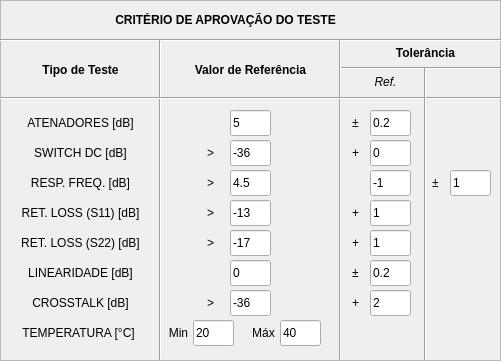
   <widget class="QFrame" name="frame_4">
    <property name="geometry">
     <rect>
      <x>800</x>
      <y>90</y>
      <width>501</width>
      <height>361</height>
     </rect>
    </property>
    <property name="frameShape">
     <enum>QFrame::StyledPanel</enum>
    </property>
    <property name="frameShadow">
     <enum>QFrame::Raised</enum>
    </property>
    <widget class="QLabel" name="label_21">
     <property name="geometry">
      <rect>
       <x>0</x>
       <y>10</y>
       <width>451</width>
       <height>20</height>
      </rect>
     </property>
     <property name="text">
      <string>&lt;html&gt;&lt;head/&gt;&lt;body&gt;&lt;p align=&quot;center&quot;&gt;&lt;span style=&quot; font-weight:600;&quot;&gt;CRITÉRIO DE APROVAÇÃO DO TESTE&lt;/span&gt;&lt;/p&gt;&lt;/body&gt;&lt;/html&gt;</string>
     </property>
    </widget>
    <widget class="QLineEdit" name="TEMP_MIN">
     <property name="geometry">
      <rect>
       <x>193</x>
       <y>320</y>
       <width>41</width>
       <height>26</height>
      </rect>
     </property>
     <property name="text">
      <string>20</string>
     </property>
    </widget>
    <widget class="QLineEdit" name="XTALK_REF">
     <property name="geometry">
      <rect>
       <x>230</x>
       <y>290</y>
       <width>41</width>
       <height>26</height>
      </rect>
     </property>
     <property name="text">
      <string>-36</string>
     </property>
    </widget>
    <widget class="QLineEdit" name="LINEARITY_REF">
     <property name="geometry">
      <rect>
       <x>230</x>
       <y>260</y>
       <width>41</width>
       <height>26</height>
      </rect>
     </property>
     <property name="text">
      <string>0</string>
     </property>
    </widget>
    <widget class="QLabel" name="label_22">
     <property name="geometry">
      <rect>
       <x>-2</x>
       <y>320</y>
       <width>161</width>
       <height>26</height>
      </rect>
     </property>
     <property name="text">
      <string>&lt;html&gt;&lt;head/&gt;&lt;body&gt;&lt;p align=&quot;center&quot;&gt;TEMPERATURA [°C]&lt;/p&gt;&lt;/body&gt;&lt;/html&gt;</string>
     </property>
    </widget>
    <widget class="QLabel" name="label_23">
     <property name="geometry">
      <rect>
       <x>0</x>
       <y>290</y>
       <width>161</width>
       <height>26</height>
      </rect>
     </property>
     <property name="text">
      <string>&lt;html&gt;&lt;head/&gt;&lt;body&gt;&lt;p align=&quot;center&quot;&gt;CROSSTALK [dB]&lt;/p&gt;&lt;/body&gt;&lt;/html&gt;</string>
     </property>
    </widget>
    <widget class="QLabel" name="label_24">
     <property name="geometry">
      <rect>
       <x>0</x>
       <y>260</y>
       <width>161</width>
       <height>26</height>
      </rect>
     </property>
     <property name="text">
      <string>&lt;html&gt;&lt;head/&gt;&lt;body&gt;&lt;p align=&quot;center&quot;&gt;LINEARIDADE [dB]&lt;/p&gt;&lt;/body&gt;&lt;/html&gt;</string>
     </property>
    </widget>
    <widget class="QLabel" name="label_25">
     <property name="geometry">
      <rect>
       <x>160</x>
       <y>40</y>
       <width>181</width>
       <height>61</height>
      </rect>
     </property>
     <property name="text">
      <string>&lt;html&gt;&lt;head/&gt;&lt;body&gt;&lt;p align=&quot;center&quot;&gt;&lt;span style=&quot; font-weight:600;&quot;&gt;Valor de Referência&lt;/span&gt;&lt;/p&gt;&lt;/body&gt;&lt;/html&gt;</string>
     </property>
    </widget>
    <widget class="QLabel" name="label_26">
     <property name="geometry">
      <rect>
       <x>340</x>
       <y>40</y>
       <width>171</width>
       <height>26</height>
      </rect>
     </property>
     <property name="text">
      <string>&lt;html&gt;&lt;head/&gt;&lt;body&gt;&lt;p align=&quot;center&quot;&gt;&lt;span style=&quot; font-weight:600;&quot;&gt;Tolerância&lt;/span&gt;&lt;/p&gt;&lt;/body&gt;&lt;/html&gt;</string>
     </property>
    </widget>
    <widget class="QLineEdit" name="ATT_TOL">
     <property name="geometry">
      <rect>
       <x>370</x>
       <y>110</y>
       <width>41</width>
       <height>26</height>
      </rect>
     </property>
     <property name="text">
      <string>0.2</string>
     </property>
    </widget>
    <widget class="QLineEdit" name="ATT_REF">
     <property name="geometry">
      <rect>
       <x>230</x>
       <y>110</y>
       <width>41</width>
       <height>26</height>
      </rect>
     </property>
     <property name="text">
      <string>5</string>
     </property>
    </widget>
    <widget class="QLineEdit" name="SWITCH_TOL">
     <property name="geometry">
      <rect>
       <x>370</x>
       <y>140</y>
       <width>41</width>
       <height>26</height>
      </rect>
     </property>
     <property name="text">
      <string>0</string>
     </property>
    </widget>
    <widget class="QLineEdit" name="FREQ_RES_TOL_REF">
     <property name="geometry">
      <rect>
       <x>370</x>
       <y>170</y>
       <width>41</width>
       <height>26</height>
      </rect>
     </property>
     <property name="text">
      <string>-1</string>
     </property>
    </widget>
    <widget class="QLineEdit" name="RET_LOSS_S11_TOL_REF">
     <property name="geometry">
      <rect>
       <x>370</x>
       <y>200</y>
       <width>41</width>
       <height>26</height>
      </rect>
     </property>
     <property name="text">
      <string>1</string>
     </property>
    </widget>
    <widget class="QLineEdit" name="LINEARITY_TOL">
     <property name="geometry">
      <rect>
       <x>370</x>
       <y>260</y>
       <width>41</width>
       <height>26</height>
      </rect>
     </property>
     <property name="text">
      <string>0.2</string>
     </property>
    </widget>
    <widget class="QLineEdit" name="XTALK_TOL_REF">
     <property name="geometry">
      <rect>
       <x>370</x>
       <y>290</y>
       <width>41</width>
       <height>26</height>
      </rect>
     </property>
     <property name="text">
      <string>2</string>
     </property>
    </widget>
    <widget class="QLineEdit" name="TEMP_MAX">
     <property name="geometry">
      <rect>
       <x>280</x>
       <y>320</y>
       <width>41</width>
       <height>26</height>
      </rect>
     </property>
     <property name="text">
      <string>40</string>
     </property>
    </widget>
    <widget class="QLabel" name="label_27">
     <property name="geometry">
      <rect>
       <x>0</x>
       <y>230</y>
       <width>161</width>
       <height>26</height>
      </rect>
     </property>
     <property name="text">
      <string>&lt;html&gt;&lt;head/&gt;&lt;body&gt;&lt;p align=&quot;center&quot;&gt;RET. LOSS (S22) [dB]&lt;/p&gt;&lt;/body&gt;&lt;/html&gt;</string>
     </property>
    </widget>
    <widget class="QLineEdit" name="RET_LOSS_S22_REF">
     <property name="geometry">
      <rect>
       <x>230</x>
       <y>230</y>
       <width>41</width>
       <height>26</height>
      </rect>
     </property>
     <property name="text">
      <string>-17</string>
     </property>
    </widget>
    <widget class="QLineEdit" name="RET_LOSS_S22_TOL_REF">
     <property name="geometry">
      <rect>
       <x>370</x>
       <y>230</y>
       <width>41</width>
       <height>26</height>
      </rect>
     </property>
     <property name="text">
      <string>1</string>
     </property>
    </widget>
    <widget class="Line" name="line_2">
     <property name="geometry">
      <rect>
       <x>340</x>
       <y>58</y>
       <width>171</width>
       <height>20</height>
      </rect>
     </property>
     <property name="orientation">
      <enum>Qt::Horizontal</enum>
     </property>
    </widget>
    <widget class="Line" name="line_3">
     <property name="geometry">
      <rect>
       <x>0</x>
       <y>30</y>
       <width>511</width>
       <height>20</height>
      </rect>
     </property>
     <property name="orientation">
      <enum>Qt::Horizontal</enum>
     </property>
    </widget>
    <widget class="Line" name="line_4">
     <property name="geometry">
      <rect>
       <x>150</x>
       <y>39</y>
       <width>20</width>
       <height>321</height>
      </rect>
     </property>
     <property name="orientation">
      <enum>Qt::Vertical</enum>
     </property>
    </widget>
    <widget class="QLineEdit" name="SWITCH_REF">
     <property name="geometry">
      <rect>
       <x>230</x>
       <y>140</y>
       <width>41</width>
       <height>26</height>
      </rect>
     </property>
     <property name="text">
      <string>-36</string>
     </property>
    </widget>
    <widget class="QLineEdit" name="FREQ_RES_REF">
     <property name="geometry">
      <rect>
       <x>230</x>
       <y>170</y>
       <width>41</width>
       <height>26</height>
      </rect>
     </property>
     <property name="text">
      <string>4.5</string>
     </property>
    </widget>
    <widget class="QLineEdit" name="RET_LOSS_S11_REF">
     <property name="geometry">
      <rect>
       <x>230</x>
       <y>200</y>
       <width>41</width>
       <height>26</height>
      </rect>
     </property>
     <property name="text">
      <string>-13</string>
     </property>
    </widget>
    <widget class="QLabel" name="label_17">
     <property name="geometry">
      <rect>
       <x>0</x>
       <y>140</y>
       <width>161</width>
       <height>26</height>
      </rect>
     </property>
     <property name="text">
      <string>&lt;html&gt;&lt;head/&gt;&lt;body&gt;&lt;p align=&quot;center&quot;&gt;SWITCH DC [dB]&lt;/p&gt;&lt;/body&gt;&lt;/html&gt;</string>
     </property>
    </widget>
    <widget class="QLabel" name="label_15">
     <property name="geometry">
      <rect>
       <x>0</x>
       <y>110</y>
       <width>161</width>
       <height>26</height>
      </rect>
     </property>
     <property name="text">
      <string>&lt;html&gt;&lt;head/&gt;&lt;body&gt;&lt;p align=&quot;center&quot;&gt;ATENADORES [dB]&lt;/p&gt;&lt;/body&gt;&lt;/html&gt;</string>
     </property>
    </widget>
    <widget class="QLabel" name="label_16">
     <property name="geometry">
      <rect>
       <x>0</x>
       <y>170</y>
       <width>161</width>
       <height>26</height>
      </rect>
     </property>
     <property name="text">
      <string>&lt;html&gt;&lt;head/&gt;&lt;body&gt;&lt;p align=&quot;center&quot;&gt;RESP. FREQ. [dB]&lt;/p&gt;&lt;/body&gt;&lt;/html&gt;</string>
     </property>
    </widget>
    <widget class="QLabel" name="label_18">
     <property name="geometry">
      <rect>
       <x>0</x>
       <y>200</y>
       <width>161</width>
       <height>26</height>
      </rect>
     </property>
     <property name="text">
      <string>&lt;html&gt;&lt;head/&gt;&lt;body&gt;&lt;p align=&quot;center&quot;&gt;RET. LOSS (S11) [dB]&lt;/p&gt;&lt;/body&gt;&lt;/html&gt;</string>
     </property>
    </widget>
    <widget class="Line" name="line_5">
     <property name="geometry">
      <rect>
       <x>330</x>
       <y>39</y>
       <width>20</width>
       <height>321</height>
      </rect>
     </property>
     <property name="orientation">
      <enum>Qt::Vertical</enum>
     </property>
    </widget>
    <widget class="QLabel" name="label_30">
     <property name="geometry">
      <rect>
       <x>190</x>
       <y>170</y>
       <width>41</width>
       <height>26</height>
      </rect>
     </property>
     <property name="text">
      <string>&lt;html&gt;&lt;head/&gt;&lt;body&gt;&lt;p align=&quot;center&quot;&gt;&amp;gt;&lt;/p&gt;&lt;/body&gt;&lt;/html&gt;</string>
     </property>
    </widget>
    <widget class="QLabel" name="label_31">
     <property name="geometry">
      <rect>
       <x>190</x>
       <y>140</y>
       <width>41</width>
       <height>26</height>
      </rect>
     </property>
     <property name="text">
      <string>&lt;html&gt;&lt;head/&gt;&lt;body&gt;&lt;p align=&quot;center&quot;&gt;&amp;gt;&lt;/p&gt;&lt;/body&gt;&lt;/html&gt;</string>
     </property>
    </widget>
    <widget class="QLabel" name="label_29">
     <property name="geometry">
      <rect>
       <x>340</x>
       <y>140</y>
       <width>31</width>
       <height>26</height>
      </rect>
     </property>
     <property name="text">
      <string>&lt;html&gt;&lt;head/&gt;&lt;body&gt;&lt;p align=&quot;center&quot;&gt;+&lt;/p&gt;&lt;/body&gt;&lt;/html&gt;</string>
     </property>
    </widget>
    <widget class="QLabel" name="label_32">
     <property name="geometry">
      <rect>
       <x>340</x>
       <y>110</y>
       <width>31</width>
       <height>26</height>
      </rect>
     </property>
     <property name="text">
      <string>&lt;html&gt;&lt;head/&gt;&lt;body&gt;&lt;p align=&quot;center&quot;&gt;±&lt;/p&gt;&lt;/body&gt;&lt;/html&gt;</string>
     </property>
    </widget>
    <widget class="QLabel" name="label_34">
     <property name="geometry">
      <rect>
       <x>340</x>
       <y>200</y>
       <width>31</width>
       <height>26</height>
      </rect>
     </property>
     <property name="text">
      <string>&lt;html&gt;&lt;head/&gt;&lt;body&gt;&lt;p align=&quot;center&quot;&gt;+&lt;/p&gt;&lt;/body&gt;&lt;/html&gt;</string>
     </property>
    </widget>
    <widget class="QLabel" name="label_35">
     <property name="geometry">
      <rect>
       <x>340</x>
       <y>230</y>
       <width>31</width>
       <height>26</height>
      </rect>
     </property>
     <property name="text">
      <string>&lt;html&gt;&lt;head/&gt;&lt;body&gt;&lt;p align=&quot;center&quot;&gt;+&lt;/p&gt;&lt;/body&gt;&lt;/html&gt;</string>
     </property>
    </widget>
    <widget class="QLabel" name="label_36">
     <property name="geometry">
      <rect>
       <x>340</x>
       <y>260</y>
       <width>31</width>
       <height>26</height>
      </rect>
     </property>
     <property name="text">
      <string>&lt;html&gt;&lt;head/&gt;&lt;body&gt;&lt;p align=&quot;center&quot;&gt;±&lt;/p&gt;&lt;/body&gt;&lt;/html&gt;</string>
     </property>
    </widget>
    <widget class="QLabel" name="label_37">
     <property name="geometry">
      <rect>
       <x>340</x>
       <y>290</y>
       <width>31</width>
       <height>26</height>
      </rect>
     </property>
     <property name="text">
      <string>&lt;html&gt;&lt;head/&gt;&lt;body&gt;&lt;p align=&quot;center&quot;&gt;+&lt;/p&gt;&lt;/body&gt;&lt;/html&gt;</string>
     </property>
    </widget>
    <widget class="QLabel" name="label_19">
     <property name="geometry">
      <rect>
       <x>0</x>
       <y>40</y>
       <width>161</width>
       <height>61</height>
      </rect>
     </property>
     <property name="text">
      <string>&lt;html&gt;&lt;head/&gt;&lt;body&gt;&lt;p align=&quot;center&quot;&gt;&lt;span style=&quot; font-weight:600;&quot;&gt;Tipo de Teste&lt;/span&gt;&lt;/p&gt;&lt;/body&gt;&lt;/html&gt;</string>
     </property>
    </widget>
    <widget class="QLabel" name="label_38">
     <property name="geometry">
      <rect>
       <x>190</x>
       <y>200</y>
       <width>41</width>
       <height>26</height>
      </rect>
     </property>
     <property name="text">
      <string>&lt;html&gt;&lt;head/&gt;&lt;body&gt;&lt;p align=&quot;center&quot;&gt;&amp;gt;&lt;/p&gt;&lt;/body&gt;&lt;/html&gt;</string>
     </property>
    </widget>
    <widget class="QLabel" name="label_39">
     <property name="geometry">
      <rect>
       <x>190</x>
       <y>230</y>
       <width>41</width>
       <height>26</height>
      </rect>
     </property>
     <property name="text">
      <string>&lt;html&gt;&lt;head/&gt;&lt;body&gt;&lt;p align=&quot;center&quot;&gt;&amp;gt;&lt;/p&gt;&lt;/body&gt;&lt;/html&gt;</string>
     </property>
    </widget>
    <widget class="QLabel" name="label_40">
     <property name="geometry">
      <rect>
       <x>190</x>
       <y>290</y>
       <width>41</width>
       <height>26</height>
      </rect>
     </property>
     <property name="text">
      <string>&lt;html&gt;&lt;head/&gt;&lt;body&gt;&lt;p align=&quot;center&quot;&gt;&amp;gt;&lt;/p&gt;&lt;/body&gt;&lt;/html&gt;</string>
     </property>
    </widget>
    <widget class="QLabel" name="label_41">
     <property name="geometry">
      <rect>
       <x>158</x>
       <y>320</y>
       <width>41</width>
       <height>26</height>
      </rect>
     </property>
     <property name="text">
      <string>&lt;html&gt;&lt;head/&gt;&lt;body&gt;&lt;p align=&quot;center&quot;&gt;Min&lt;/p&gt;&lt;/body&gt;&lt;/html&gt;</string>
     </property>
    </widget>
    <widget class="QLabel" name="label_42">
     <property name="geometry">
      <rect>
       <x>248</x>
       <y>320</y>
       <width>31</width>
       <height>26</height>
      </rect>
     </property>
     <property name="text">
      <string>&lt;html&gt;&lt;head/&gt;&lt;body&gt;&lt;p align=&quot;center&quot;&gt;Máx&lt;/p&gt;&lt;/body&gt;&lt;/html&gt;</string>
     </property>
    </widget>
    <widget class="QLabel" name="label_10">
     <property name="geometry">
      <rect>
       <x>340</x>
       <y>72</y>
       <width>91</width>
       <height>21</height>
      </rect>
     </property>
     <property name="text">
      <string>&lt;html&gt;&lt;head/&gt;&lt;body&gt;&lt;p align=&quot;center&quot;&gt;&lt;span style=&quot; font-style:italic;&quot;&gt;Ref.&lt;/span&gt;&lt;/p&gt;&lt;/body&gt;&lt;/html&gt;</string>
     </property>
    </widget>
    <widget class="Line" name="line_7">
     <property name="geometry">
      <rect>
       <x>0</x>
       <y>88</y>
       <width>511</width>
       <height>20</height>
      </rect>
     </property>
     <property name="orientation">
      <enum>Qt::Horizontal</enum>
     </property>
    </widget>
    <widget class="Line" name="line_9">
     <property name="geometry">
      <rect>
       <x>415</x>
       <y>67</y>
       <width>20</width>
       <height>293</height>
      </rect>
     </property>
     <property name="orientation">
      <enum>Qt::Vertical</enum>
     </property>
    </widget>
    <widget class="QLabel" name="label_65">
     <property name="geometry">
      <rect>
       <x>420</x>
       <y>170</y>
       <width>31</width>
       <height>26</height>
      </rect>
     </property>
     <property name="text">
      <string>&lt;html&gt;&lt;head/&gt;&lt;body&gt;&lt;p align=&quot;center&quot;&gt;±&lt;/p&gt;&lt;/body&gt;&lt;/html&gt;</string>
     </property>
    </widget>
    <widget class="QLineEdit" name="FREQ_RES_TOL_VAR">
     <property name="geometry">
      <rect>
       <x>450</x>
       <y>170</y>
       <width>41</width>
       <height>26</height>
      </rect>
     </property>
     <property name="text">
      <string>1</string>
     </property>
    </widget>
   </widget>
